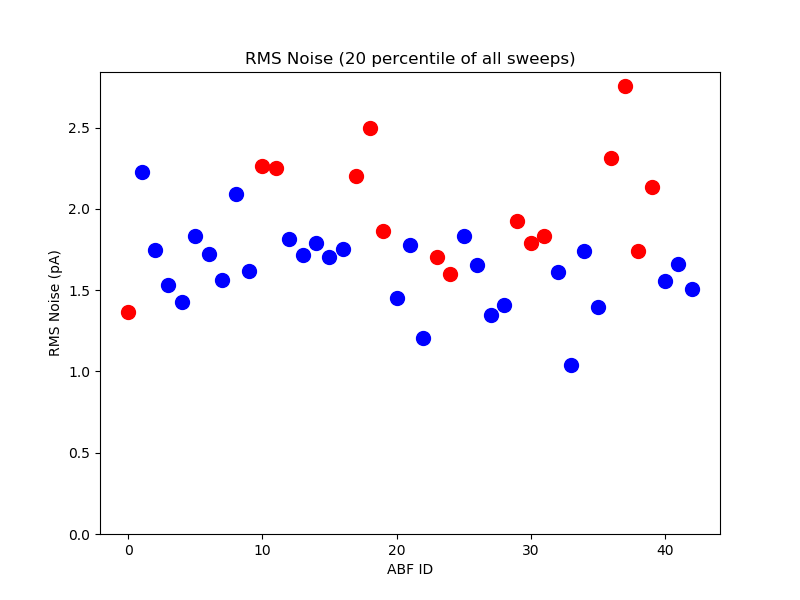

Python code for this plot:
abfFilePathsA=R"""
X:\Data\F344\Aging Hipp\E-I-balance\2019_05_14_DIC1_0000.abf
X:\Data\F344\Aging Hipp\E-I-balance\2019_05_14_DIC2_0000.abf
X:\Data\F344\Aging Hipp\E-I-balance\2019_05_14_DIC2_0004.abf
X:\Data\F344\Aging Hipp\E-I-balance\2019_05_14_DIC2_0011.abf
X:\Data\F344\Aging Hipp\E-I-balance\2019_05_14_DIC2_0015.abf
X:\Data\F344\Aging Hipp\E-I-balance\2019_05_14_DIC2_0020.abf
X:\Data\F344\Aging Hipp\E-I-balance\2019_05_21_DIC2_0000.abf
X:\Data\F344\Aging Hipp\E-I-balance\2019_05_21_DIC2_0004.abf
X:\Data\F344\Aging Hipp\E-I-balance\2019_05_21_DIC2_0007.abf
X:\Data\F344\Aging Hipp\E-I-balance\2019_05_23_DIC2_0000.abf
X:\Data\F344\Aging Hipp\E-I-balance\2019_05_23_DIC2_0003.abf
X:\Data\F344\Aging Hipp\E-I-balance\2019_05_23_DIC2_0006.abf
X:\Data\F344\Aging Hipp\E-I-balance\2019_05_23_DIC2_0015.abf
X:\Data\F344\Aging Hipp\E-I-balance\2019_05_31_DIC1_0005.abf
X:\Data\F344\Aging Hipp\E-I-balance\2019_05_31_DIC1_0002.abf
X:\Data\F344\Aging Hipp\E-I-balance\2019_05_31_DIC1_0008.abf
X:\Data\F344\Aging Hipp\E-I-balance\2019_05_31_DIC1_0011.abf
X:\Data\F344\Aging Hipp\E-I-balance\2019_05_31_DIC2_0000.abf
X:\Data\F344\Aging Hipp\E-I-balance\2019_05_31_DIC2_0003.abf
X:\Data\F344\Aging Hipp\E-I-balance\2019_05_31_DIC2_0006.abf
X:\Data\F344\Aging Hipp\E-I-balance\2019_05_21_DIC1_0000.abf
X:\Data\F344\Aging Hipp\E-I-balance\2019_05_21_DIC1_0006.abf
X:\Data\F344\Aging Hipp\E-I-balance\2019_05_21_DIC1_0009.abf
X:\Data\F344\Aging Hipp\E-I-balance\2019_05_23_DIC1_0000.abf
X:\Data\F344\Aging Hipp\E-I-balance\2019_05_23_DIC1_0003.abf
X:\Data\F344\Aging Hipp\E-I-balance\2019_05_23_DIC1_0006.abf
""".strip().split("\n")

abfFilePathsB=R"""
X:\Data\F344\Aging Hipp\E-I-balance\2019_05_16_DIC2_0000.abf
X:\Data\F344\Aging Hipp\E-I-balance\2019_05_16_DIC2_0003.abf
X:\Data\F344\Aging Hipp\E-I-balance\2019_05_16_DIC2_0006.abf
X:\Data\F344\Aging Hipp\E-I-balance\2019_05_16_DIC2_0009.abf
X:\Data\F344\Aging Hipp\E-I-balance\2019_05_17_DIC2_0000.abf
X:\Data\F344\Aging Hipp\E-I-balance\2019_05_17_DIC2_0003.abf
X:\Data\F344\Aging Hipp\E-I-balance\2019_05_17_DIC2_0006.abf
X:\Data\F344\Aging Hipp\E-I-balance\2019_05_17_DIC1_0002.abf
X:\Data\F344\Aging Hipp\E-I-balance\2019_05_17_DIC2_0009.abf
X:\Data\F344\Aging Hipp\E-I-balance\2019_05_17_DIC1_0008.abf
X:\Data\F344\Aging Hipp\E-I-balance\2019_05_17_DIC2_0014.abf
X:\Data\F344\Aging Hipp\E-I-balance\2019_05_22_DIC2_0000.abf
X:\Data\F344\Aging Hipp\E-I-balance\2019_05_22_DIC2_0003.abf
X:\Data\F344\Aging Hipp\E-I-balance\2019_05_22_DIC2_0006.abf
X:\Data\F344\Aging Hipp\E-I-balance\2019_05_22_DIC2_0009.abf
X:\Data\F344\Aging Hipp\E-I-balance\2019_05_22_DIC1_0000.abf
X:\Data\F344\Aging Hipp\E-I-balance\2019_05_22_DIC1_0003.abf
""".strip().split("\n")

abfFilePaths = sorted(abfFilePathsA + abfFilePathsB)


import os
import sys
PATH_HERE = os.path.abspath(os.path.dirname(__file__))
PATH_DATA = os.path.abspath(PATH_HERE+"../../../data/abfs/")
PATH_SRC = os.path.abspath(PATH_HERE+"../../../src/")
sys.path.insert(0, PATH_SRC)

import matplotlib.pyplot as plt
import numpy as np

import pyabf

if __name__=="__main__":
    plt.figure(figsize = (8, 6))
    plt.ylabel("RMS Noise (pA)")
    plt.xlabel("ABF ID")
    plt.title("RMS Noise (20 percentile of all sweeps)")
    for abfNumber, abfPath in enumerate(abfFilePaths):
        print(abfPath)
        abf = pyabf.ABF(abfPath)
        abfRmsBySweep = []
        for sweepNumber in abf.sweepList:
            abf.setSweep(sweepNumber)
            snip = abf.sweepY[:abf.sweepEpochs.p2s[0]] # pre-epoch
            abfRmsBySweep.append(np.std(snip))
        abfRms = np.percentile(abfRmsBySweep, 20)
        print("%s.abf RMS = %.04f pA" %(abf.abfID, abfRms))
        if "DIC1" in abf.abfID:
            color = "r"
        else:
            color = "b"
        plt.plot(abfNumber, abfRms, '.-', ms = 20, color = color)
    plt.axis([None, None, 0, None])
    plt.show()
